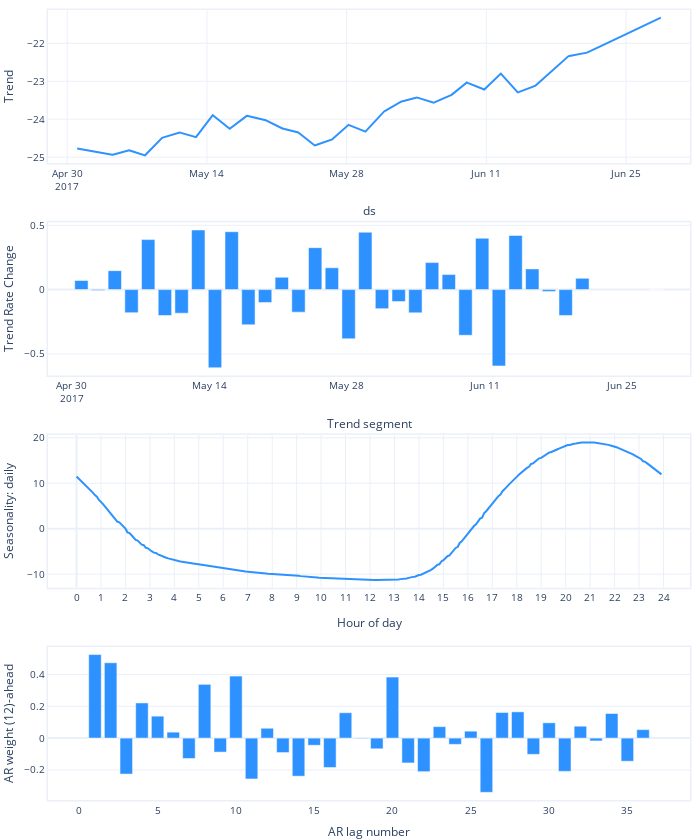

The cell this chart's notebook holds for it:
### Code cell
fig_param = m.plot_parameters()
fig_param.show()

### Figure 1 — Plotly figure (JSON) as saved in the notebook; plotly's stock layout.template omitted (floating-point values rounded to 4 significant figures; data arrays with more than 128 entries replaced by an {"elided": "..."} marker saying what was removed)
{"data": [{"fill": "none", "line": {"color": "#2d92ff", "width": 2}, "mode": "lines", "name": "<b style=\"color:sandybrown\">[R]</b> Trend <i style=\"color:#fc9944\">~1h</i>", "type": "scatter", "uid": "43d16b0e-2ba8-48f6-ac01-381ccf047466", "x": {"elided": "1000 str values"}, "xaxis": "x", "y": {"elided": "1000 float values"}, "yaxis": "y"}, {"marker": {"color": "#2d92ff"}, "name": "Trend Rate Change", "type": "bar", "uid": "22fd9a38-924e-46fa-b9d1-f306a1d6f598", "x": ["2017-05-01T00:00:00", "2017-05-02T16:44:57.096774", "2017-05-04T09:29:54.193548", "2017-05-06T02:14:51.290323", "2017-05-07T18:59:48.387097", "2017-05-09T11:44:45.483871", "2017-05-11T04:29:42.580645", "2017-05-12T21:14:39.677419", "2017-05-14T13:59:36.774194", "2017-05-16T06:44:33.870968", "2017-05-17T23:29:30.967742", "2017-05-19T16:14:28.064516", "2017-05-21T08:59:25.161290", "2017-05-23T01:44:22.258065", "2017-05-24T18:29:19.354839", "2017-05-26T11:14:16.451613", "2017-05-28T03:59:13.548387", "2017-05-29T20:44:10.645161", "2017-05-31T13:29:07.741935", "2017-06-02T06:14:04.838710", "2017-06-03T22:59:01.935484", "2017-06-05T15:43:59.032258", "2017-06-07T08:28:56.129032", "2017-06-09T01:13:53.225806", "2017-06-10T17:58:50.322581", "2017-06-12T10:43:47.419355", "2017-06-14T03:28:44.516129", "2017-06-15T20:13:41.612903", "2017-06-17T12:58:38.709677", "2017-06-19T05:43:35.806452", "2017-06-20T22:28:32.903226", "2017-06-28T11:35:00"], "xaxis": "x2", "y": [0.0708, -0.007555, 0.1473, -0.1793, 0.3888, -0.2013, -0.1832, 0.4637, -0.6073, 0.45, -0.2735, -0.1007, 0.0958, -0.1752, 0.3261, 0.1697, -0.3821, 0.4463, -0.148, -0.09271, -0.1809, 0.21, 0.1171, -0.3552, 0.3992, -0.5935, 0.4212, 0.1609, -0.01432, -0.2013, 0.08788, 0], "yaxis": "y2"}, {"fill": "none", "line": {"color": "#2d92ff", "width": 2}, "mode": "lines", "name": "daily", "type": "scatter", "uid": "414c4c96-9116-490d-b398-76a4d5388596", "x": {"elided": "288 int values"}, "xaxis": "x3", "y": {"elided": "288 float values"}, "yaxis": "y3"}, {"marker": {"color": "#2d92ff"}, "name": "AR", "type": "bar", "uid": "52254268-2ea1-47e1-ac61-355217135295", "width": 0.8, "x": [36, 35, 34, 33, 32, 31, 30, 29, 28, 27, 26, 25, 24, 23, 22, 21, 20, 19, 18, 17, 16, 15, 14, 13, 12, 11, 10, 9, 8, 7, 6, 5, 4, 3, 2, 1], "xaxis": "x4", "y": [0.05336, -0.1453, 0.1546, -0.01783, 0.07489, -0.209, 0.09626, -0.1021, 0.1652, 0.161, -0.3409, 0.04364, -0.03922, 0.07221, -0.2109, -0.1561, 0.3839, -0.06715, -0.003518, 0.1596, -0.1848, -0.04497, -0.2394, -0.09097, 0.06199, -0.2567, 0.3902, -0.08805, 0.338, -0.128, 0.03748, 0.138, 0.2212, -0.226, 0.4736, 0.525], "yaxis": "y4"}], "layout": {"autosize": true, "font": {"size": 10}, "height": 840, "hovermode": "x unified", "margin": {"b": 0, "l": 0, "pad": 0, "r": 10, "t": 10}, "showlegend": false, "title": {"font": {"size": 12}}, "width": 700, "xaxis": {"anchor": "y", "domain": [0, 1], "linewidth": 1.5, "mirror": true, "range": ["2017-04-28T01:50:00", "2017-07-01T09:45:00"], "showline": true, "title": {"text": "ds"}, "type": "date"}, "xaxis2": {"anchor": "y2", "domain": [0, 1], "linewidth": 1.5, "mirror": true, "range": ["2017-04-27T14:30:05.806452", "2017-07-01T21:04:54.193548"], "showline": true, "title": {"text": "Trend segment"}, "type": "date"}, "xaxis3": {"anchor": "y3", "domain": [0, 1], "linewidth": 1.5, "mirror": true, "range": [-14, 301], "showline": true, "tickmode": "array", "ticktext": [0, 1, 2, 3, 4, 5, 6, 7, 8, 9, 10, 11, 12, 13, 14, 15, 16, 17, 18, 19, 20, 21, 22, 23, 24], "tickvals": [0, 12, 24, 36, 48, 60, 72, 84, 96, 108, 120, 132, 144, 156, 168, 180, 192, 204, 216, 228, 240, 252, 264, 276, 288], "title": {"text": "Hour of day"}}, "xaxis4": {"anchor": "y4", "domain": [0, 1], "linewidth": 1.5, "mirror": true, "range": [-2, 39], "showline": true, "title": {"text": "AR lag number"}}, "yaxis": {"anchor": "x", "domain": [0.8063, 1], "linewidth": 1.5, "mirror": true, "rangemode": "normal", "showline": true, "title": {"text": "Trend"}}, "yaxis2": {"anchor": "x2", "domain": [0.5375, 0.7312], "linewidth": 1.5, "mirror": true, "rangemode": "normal", "showline": true, "title": {"text": "Trend Rate Change"}}, "yaxis3": {"anchor": "x3", "domain": [0.2687, 0.4625], "linewidth": 1.5, "mirror": true, "rangemode": "normal", "showline": true, "title": {"text": "Seasonality: daily"}}, "yaxis4": {"anchor": "x4", "domain": [0, 0.1938], "linewidth": 1.5, "mirror": true, "rangemode": "normal", "showline": true, "title": {"text": "AR weight (12)-ahead"}}}}
